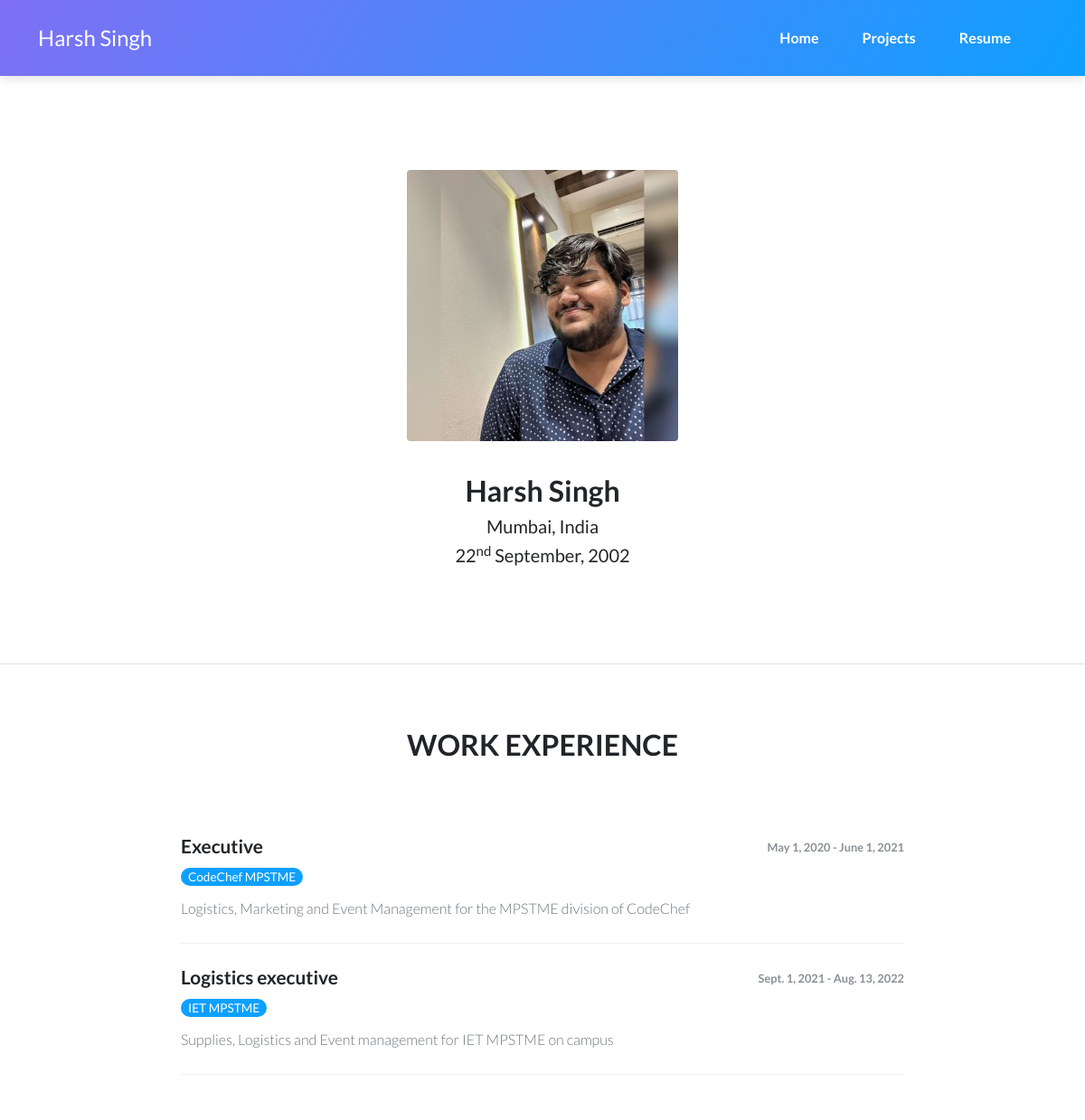
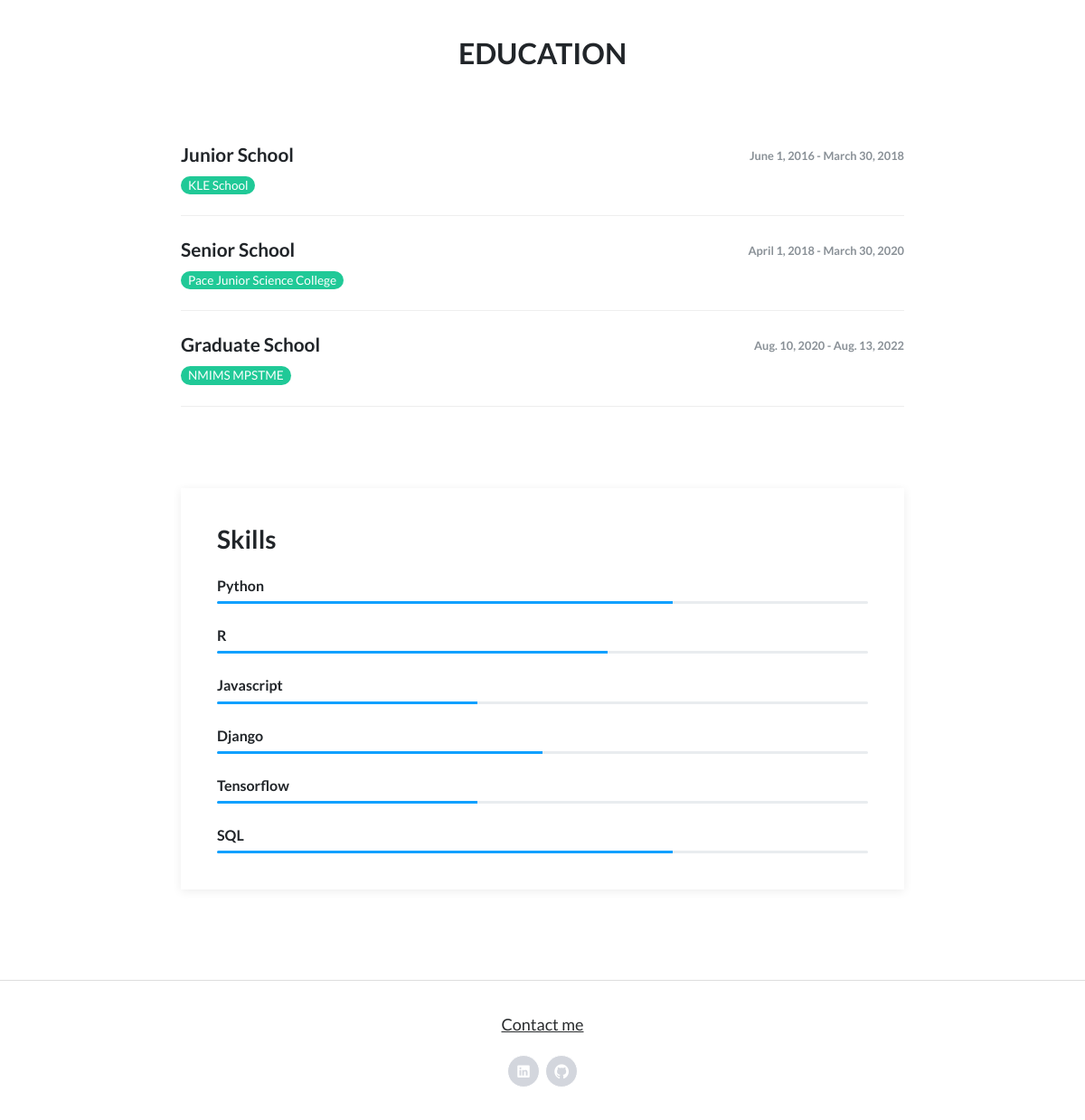
/resume, run on the app's committed database (2 pictures, top to bottom).
### home/models.py (models this page shows, shortened)
class WorkExp(models.Model):
    cmpName = models.CharField(max_length=100)
    position= models.CharField(max_length=100)
    shortDesc= models.TextField(max_length=100)
    startDate = models.DateField(default=date.today)
    endDate = models.DateField(default=date.today)
    updatedAt = models.DateTimeField(auto_now=True)
    createdAt = models.DateTimeField(auto_now_add=True)
    class Meta:
        verbose_name_plural = "Work Experience"

class Education(models.Model):
    edChoices = [
        ('Junior School', 'Junior'),
        ('Senior School', 'Senior'),
        ('Graduate School', 'Graduate'),
    ]
    schName = models.CharField(max_length=100)
    hist = models.CharField(choices=edChoices, max_length=50, default='Junior')
    startDate = models.DateField(default=date.today)
    endDate = models.DateField(default=date.today)
    class Meta:
        verbose_name_plural = "Education"

class Skills(models.Model):
    skill_name = models.CharField(max_length=100)
    skill_percent = models.CharField(max_length=10)
    class Meta:
        verbose_name_plural = "Skills"

### home/views.py (the view)
# urls.py: path('resume', views.resume, name='resume'),
def resume(request):
    workData = WorkExp.objects.all()
    eduData = Education.objects.all()
    skillData = Skills.objects.all()
    context = {'work':workData, 'education':eduData, 'skills':skillData}
    return render(request, 'cv.html', context)

### templates/cv.html (shortened to what this page needs)
{% extends 'common/base.html' %}
{% block body %}
{% load static %}
<main class="page cv-page">
    <section class="portfolio-block block-intro border-bottom">
        <div class="text-center">
            <img src="{% static 'img/avatars/main.jpg' %}" class="rounded" alt="Image">
            <h2 style="margin-top: 3%;"><strong>Harsh Singh</strong></h2>
            <h5>Mumbai, India</h5>
            <h5>22<sup>nd</sup> September, 2002</h5>
        </div>
    </section>
    <section class="portfolio-block cv">
        <div class="container">
            <div class="work-experience group">
                <div class="heading">
                    <h2 class="text-center">Work Experience</h2>
                </div>
                {% for w in work %}
                <div class="item">
                    <div class="row">
                        <div class="col-md-6">
                            <h3>{{w.position}}</h3>
                            <h4 class="organization">{{w.cmpName}}</h4>
                        </div>
                        <div class="col-md-6"><span class="period">{{w.startDate}} - {{w.endDate}}</span></div>
                    </div>
                    <p class="text-muted">{{w.shortDesc}}</p>
                </div>
                {% endfor %}
            </div>
            <div class="education group">
                <div class="heading">
                    <h2 class="text-center">Education</h2>
                </div>
                {% for e in education %}
                <div class="item">
                    <div class="row">
                        <div class="col-md-6">
                            <h3>{{e.hist}}</h3>
                            <h4 class="organization">{{e.schName}}</h4>
                        </div>
                        <div class="col-6"><span class="period">{{e.startDate}} - {{e.endDate}}</span></div>
                    </div>
                </div>
                {% endfor %}
            </div>
            <div class="group">
                <div class="row">
                    <div class="col-md-12">
                        <div class="skills portfolio-info-card">
                            <h2 style="font-size: 28px;">Skills</h2>
                            {% for skill in skills %}
                            <h3>{{skill.skill_name}}</h3>
                            <div class="progress">
                                <div class="progress-bar" aria-valuenow="100" aria-valuemin="0" aria-valuemax="100" style="width: {{skill.skill_percent}}%;"><span class="visually-hidden">100%</span></div>
                            </div>
                            {% endfor %}
                        </div>
                    </div>
                </div>
            </div>
        </div>
    </section>
</main>
    {% endblock body %}

### data on the page
WorkExp: position "Executive", cmpName "CodeChef MPSTME", startDate "May 1, 2020", endDate "June 1, 2021", shortDesc "Logistics, Marketing and Event Management for the MPSTME division of CodeChef"
WorkExp: position "Logistics executive", cmpName "IET MPSTME", startDate "Sept. 1, 2021", endDate "Aug. 13, 2022", shortDesc "Supplies, Logistics and Event management for IET MPSTME on campus"
Education: hist "Junior School", schName "KLE School", startDate "June 1, 2016", endDate "March 30, 2018"
Education: hist "Senior School", schName "Pace Junior Science College", startDate "April 1, 2018", endDate "March 30, 2020"
Education: hist "Graduate School", schName "NMIMS MPSTME", startDate "Aug. 10, 2020", endDate "Aug. 13, 2022"
Skills: skill_name "Python", {{ skill.skill_percent }} 70 (drawn)
Skills: skill_name "R", {{ skill.skill_percent }} 60 (drawn)
Skills: skill_name "Javascript", {{ skill.skill_percent }} 40 (drawn)
Skills: skill_name "Django", {{ skill.skill_percent }} 50 (drawn)
Skills: skill_name "Tensorflow", {{ skill.skill_percent }} 40 (drawn)
Skills: skill_name "SQL", {{ skill.skill_percent }} 70 (drawn)
